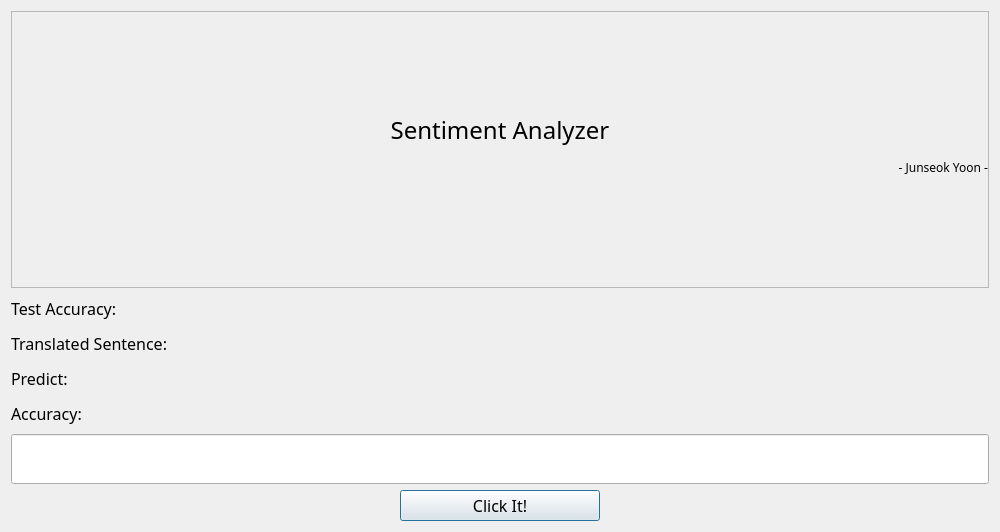
<?xml version="1.0" encoding="UTF-8"?>
<ui version="4.0">
 <class>Dialog</class>
 <widget class="QDialog" name="Dialog">
  <property name="geometry">
   <rect>
    <x>0</x>
    <y>0</y>
    <width>1000</width>
    <height>532</height>
   </rect>
  </property>
  <property name="minimumSize">
   <size>
    <width>1000</width>
    <height>532</height>
   </size>
  </property>
  <property name="maximumSize">
   <size>
    <width>1000</width>
    <height>532</height>
   </size>
  </property>
  <property name="windowTitle">
   <string>Sentiment Analyzer</string>
  </property>
  <property name="windowIcon">
   <iconset>
    <normaloff>iconSE.ico</normaloff>iconSE.ico</iconset>
  </property>
  <layout class="QVBoxLayout" name="verticalLayout_2">
   <item>
    <layout class="QVBoxLayout" name="verticalLayout_3">
     <item>
      <widget class="QLabel" name="label_4">
       <property name="font">
        <font>
         <family>나눔바른고딕 UltraLight</family>
         <pointsize>18</pointsize>
        </font>
       </property>
       <property name="frameShape">
        <enum>QFrame::StyledPanel</enum>
       </property>
       <property name="text">
        <string>&lt;html&gt;&lt;head/&gt;&lt;body&gt;&lt;p&gt;Sentiment Analyzer&lt;/p&gt;&lt;p align=&quot;right&quot;&gt;&lt;span style=&quot; font-size:14pt; vertical-align:super;&quot;&gt;- Junseok Yoon -&lt;/span&gt;&lt;/p&gt;&lt;/body&gt;&lt;/html&gt;</string>
       </property>
       <property name="alignment">
        <set>Qt::AlignCenter</set>
       </property>
      </widget>
     </item>
     <item>
      <layout class="QHBoxLayout" name="horizontalLayout_2">
       <item>
        <widget class="QLabel" name="label_1">
         <property name="minimumSize">
          <size>
           <width>0</width>
           <height>0</height>
          </size>
         </property>
         <property name="maximumSize">
          <size>
           <width>170</width>
           <height>16777215</height>
          </size>
         </property>
         <property name="font">
          <font>
           <family>나눔바른고딕 UltraLight</family>
           <pointsize>12</pointsize>
          </font>
         </property>
         <property name="text">
          <string>Test Accuracy: </string>
         </property>
         <property name="alignment">
          <set>Qt::AlignLeading|Qt::AlignLeft|Qt::AlignVCenter</set>
         </property>
        </widget>
       </item>
       <item>
        <widget class="QLabel" name="label_TA">
         <property name="maximumSize">
          <size>
           <width>16777215</width>
           <height>29</height>
          </size>
         </property>
         <property name="font">
          <font>
           <family>나눔바른고딕 UltraLight</family>
           <pointsize>12</pointsize>
          </font>
         </property>
         <property name="frameShape">
          <enum>QFrame::NoFrame</enum>
         </property>
         <property name="frameShadow">
          <enum>QFrame::Plain</enum>
         </property>
         <property name="text">
          <string/>
         </property>
        </widget>
       </item>
      </layout>
     </item>
     <item>
      <layout class="QHBoxLayout" name="horizontalLayout_3">
       <item>
        <widget class="QLabel" name="label_2">
         <property name="maximumSize">
          <size>
           <width>240</width>
           <height>16777215</height>
          </size>
         </property>
         <property name="font">
          <font>
           <family>나눔바른고딕 UltraLight</family>
           <pointsize>12</pointsize>
          </font>
         </property>
         <property name="text">
          <string>Translated Sentence: </string>
         </property>
         <property name="alignment">
          <set>Qt::AlignLeading|Qt::AlignLeft|Qt::AlignVCenter</set>
         </property>
        </widget>
       </item>
       <item>
        <widget class="QLabel" name="label_TS">
         <property name="maximumSize">
          <size>
           <width>16777215</width>
           <height>29</height>
          </size>
         </property>
         <property name="font">
          <font>
           <family>나눔바른고딕 UltraLight</family>
           <pointsize>12</pointsize>
          </font>
         </property>
         <property name="frameShape">
          <enum>QFrame::NoFrame</enum>
         </property>
         <property name="frameShadow">
          <enum>QFrame::Plain</enum>
         </property>
         <property name="text">
          <string/>
         </property>
        </widget>
       </item>
      </layout>
     </item>
     <item>
      <layout class="QHBoxLayout" name="horizontalLayout_4">
       <item>
        <widget class="QLabel" name="label_3">
         <property name="maximumSize">
          <size>
           <width>100</width>
           <height>16777215</height>
          </size>
         </property>
         <property name="font">
          <font>
           <family>나눔바른고딕 UltraLight</family>
           <pointsize>12</pointsize>
          </font>
         </property>
         <property name="text">
          <string>Predict: </string>
         </property>
         <property name="alignment">
          <set>Qt::AlignLeading|Qt::AlignLeft|Qt::AlignVCenter</set>
         </property>
         <property name="margin">
          <number>1</number>
         </property>
        </widget>
       </item>
       <item>
        <widget class="QLabel" name="label_P">
         <property name="maximumSize">
          <size>
           <width>16777215</width>
           <height>29</height>
          </size>
         </property>
         <property name="font">
          <font>
           <family>나눔바른고딕 UltraLight</family>
           <pointsize>12</pointsize>
          </font>
         </property>
         <property name="frameShape">
          <enum>QFrame::NoFrame</enum>
         </property>
         <property name="frameShadow">
          <enum>QFrame::Plain</enum>
         </property>
         <property name="text">
          <string/>
         </property>
        </widget>
       </item>
      </layout>
     </item>
     <item>
      <layout class="QHBoxLayout" name="horizontalLayout_5">
       <item>
        <widget class="QLabel" name="label">
         <property name="maximumSize">
          <size>
           <width>120</width>
           <height>16777215</height>
          </size>
         </property>
         <property name="font">
          <font>
           <family>나눔바른고딕 UltraLight</family>
           <pointsize>12</pointsize>
          </font>
         </property>
         <property name="text">
          <string>Accuracy: </string>
         </property>
         <property name="alignment">
          <set>Qt::AlignLeading|Qt::AlignLeft|Qt::AlignVCenter</set>
         </property>
        </widget>
       </item>
       <item>
        <widget class="QLabel" name="label_A">
         <property name="maximumSize">
          <size>
           <width>16777215</width>
           <height>29</height>
          </size>
         </property>
         <property name="font">
          <font>
           <family>나눔바른고딕 UltraLight</family>
           <pointsize>12</pointsize>
          </font>
         </property>
         <property name="frameShape">
          <enum>QFrame::NoFrame</enum>
         </property>
         <property name="frameShadow">
          <enum>QFrame::Plain</enum>
         </property>
         <property name="text">
          <string/>
         </property>
        </widget>
       </item>
      </layout>
     </item>
    </layout>
   </item>
   <item>
    <layout class="QVBoxLayout" name="verticalLayout">
     <item>
      <widget class="QLineEdit" name="sentence">
       <property name="minimumSize">
        <size>
         <width>0</width>
         <height>50</height>
        </size>
       </property>
       <property name="font">
        <font>
         <family>나눔바른고딕 UltraLight</family>
         <pointsize>14</pointsize>
        </font>
       </property>
       <property name="layoutDirection">
        <enum>Qt::LeftToRight</enum>
       </property>
       <property name="text">
        <string/>
       </property>
       <property name="alignment">
        <set>Qt::AlignCenter</set>
       </property>
      </widget>
     </item>
     <item>
      <layout class="QHBoxLayout" name="horizontalLayout">
       <item>
        <widget class="QPushButton" name="Button">
         <property name="enabled">
          <bool>true</bool>
         </property>
         <property name="maximumSize">
          <size>
           <width>200</width>
           <height>16777215</height>
          </size>
         </property>
         <property name="font">
          <font>
           <family>나눔바른고딕 UltraLight</family>
           <pointsize>12</pointsize>
          </font>
         </property>
         <property name="focusPolicy">
          <enum>Qt::StrongFocus</enum>
         </property>
         <property name="accessibleName">
          <string>0</string>
         </property>
         <property name="text">
          <string>Click It!</string>
         </property>
         <property name="iconSize">
          <size>
           <width>24</width>
           <height>24</height>
          </size>
         </property>
         <property name="autoRepeat">
          <bool>false</bool>
         </property>
         <property name="autoExclusive">
          <bool>false</bool>
         </property>
         <property name="flat">
          <bool>false</bool>
         </property>
        </widget>
       </item>
      </layout>
     </item>
    </layout>
   </item>
  </layout>
 </widget>
 <resources/>
 <connections>
  <connection>
   <sender>Button</sender>
   <signal>clicked()</signal>
   <receiver>Dialog</receiver>
   <slot>click()</slot>
   <hints>
    <hint type="sourcelabel">
     <x>510</x>
     <y>430</y>
    </hint>
    <hint type="destinationlabel">
     <x>512</x>
     <y>496</y>
    </hint>
   </hints>
  </connection>
  <connection>
   <sender>sentence</sender>
   <signal>editingFinished()</signal>
   <receiver>Dialog</receiver>
   <slot>getSentence()</slot>
   <hints>
    <hint type="sourcelabel">
     <x>226</x>
     <y>307</y>
    </hint>
    <hint type="destinationlabel">
     <x>227</x>
     <y>361</y>
    </hint>
   </hints>
  </connection>
 </connections>
 <slots>
  <slot>click()</slot>
  <slot>getSentence()</slot>
 </slots>
</ui>
